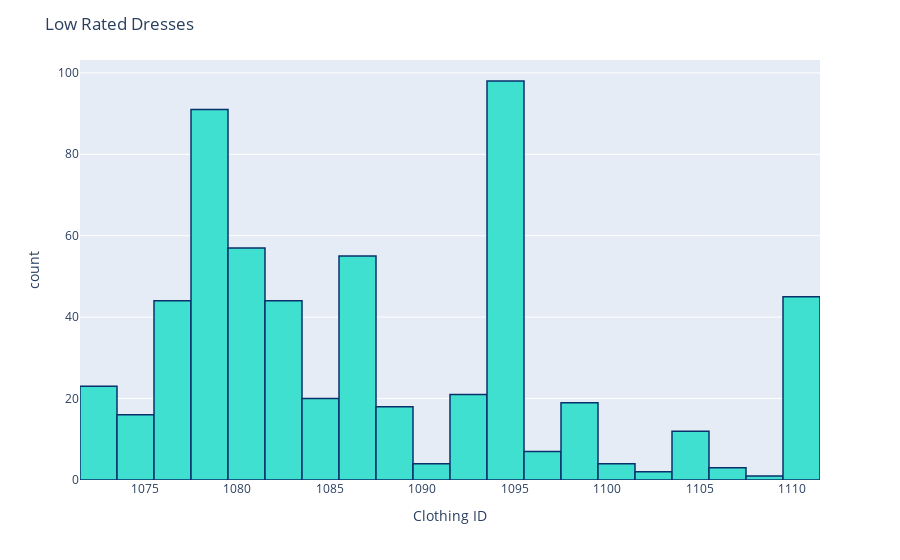

Notebook code cell kept with this figure:
### Code cell
fig = px.histogram(negativeDress, x="Clothing ID")
fig.update_traces(marker_color="turquoise",marker_line_color='rgb(8,48,107)',
                  marker_line_width=1.5)
fig.update_layout(title_text='Low Rated Dresses')
fig.show()

### Figure 1 — Plotly figure (JSON) as saved in the notebook; plotly's stock layout.template omitted (floating-point values rounded to 4 significant figures; data arrays with more than 128 entries replaced by an {"elided": "..."} marker saying what was removed)
{"data": [{"alignmentgroup": "True", "bingroup": "x", "hovertemplate": "Clothing ID=%{x}<br>count=%{y}<extra></extra>", "legendgroup": "", "marker": {"color": "turquoise", "line": {"color": "rgb(8,48,107)", "width": 1.5}}, "name": "", "offsetgroup": "", "orientation": "v", "showlegend": false, "type": "histogram", "x": {"elided": "584 int values"}, "xaxis": "x", "yaxis": "y"}], "layout": {"barmode": "relative", "legend": {"tracegroupgap": 0}, "margin": {"t": 60}, "title": {"text": "Low Rated Dresses"}, "xaxis": {"anchor": "y", "domain": [0, 1], "title": {"text": "Clothing ID"}}, "yaxis": {"anchor": "x", "domain": [0, 1], "title": {"text": "count"}}}}
